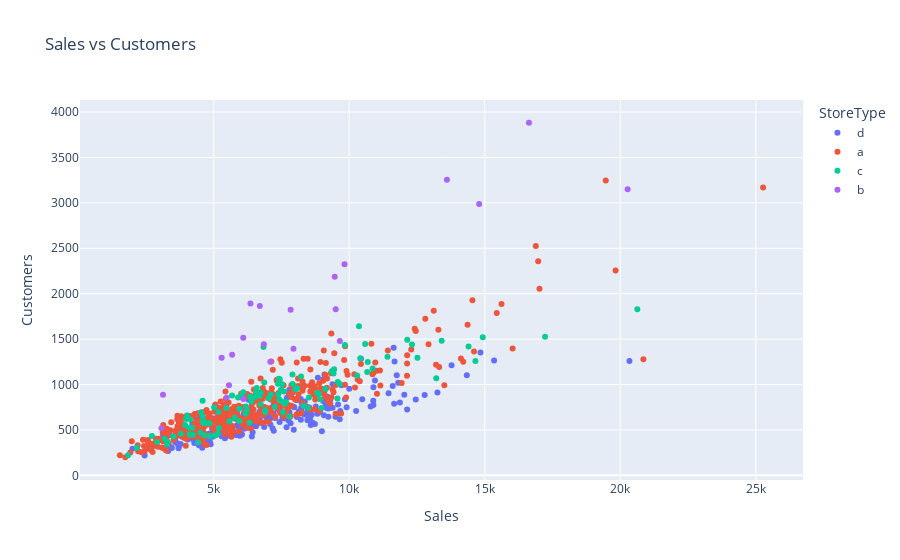

Here is the notebook cell this chart was saved with:
### Code cell
fig = px.scatter(merged_sample_df[merged_sample_df.Open == 1], 
                    x='Sales',
                    y='Customers',
                    color='StoreType',
                    title='Sales vs Customers')

fig.update_layout(bargap=0.1)
fig.show()

### Figure 1 — Plotly figure (JSON) as saved in the notebook; plotly's stock layout.template omitted (floating-point values rounded to 4 significant figures; data arrays with more than 128 entries replaced by an {"elided": "..."} marker saying what was removed)
{"data": [{"hovertemplate": "StoreType=d<br>Sales=%{x}<br>Customers=%{y}<extra></extra>", "legendgroup": "d", "marker": {"color": "#636efa", "symbol": "circle"}, "mode": "markers", "name": "d", "orientation": "v", "showlegend": true, "type": "scatter", "x": {"elided": "262 int values"}, "xaxis": "x", "y": {"elided": "262 int values"}, "yaxis": "y"}, {"hovertemplate": "StoreType=a<br>Sales=%{x}<br>Customers=%{y}<extra></extra>", "legendgroup": "a", "marker": {"color": "#EF553B", "symbol": "circle"}, "mode": "markers", "name": "a", "orientation": "v", "showlegend": true, "type": "scatter", "x": {"elided": "416 int values"}, "xaxis": "x", "y": {"elided": "416 int values"}, "yaxis": "y"}, {"hovertemplate": "StoreType=c<br>Sales=%{x}<br>Customers=%{y}<extra></extra>", "legendgroup": "c", "marker": {"color": "#00cc96", "symbol": "circle"}, "mode": "markers", "name": "c", "orientation": "v", "showlegend": true, "type": "scatter", "x": [5581, 10292, 12140, 13410, 10588, 7911, 7101, 7666, 5173, 5154, 4020, 6212, 5765, 3195, 9645, 7555, 7526, 10683, 6898, 7626, 10359, 3512, 9421, 6184, 12315, 3301, 5192, 7440, 2169, 6737, 8823, 4139, 8316, 4599, 5677, 7790, 1843, 4424, 6836, 9443, 7366, 9355, 12516, 6865, 5047, 9578, 7401, 5941, 4108, 6561, 7476, 4590, 10405, 8977, 14655, 6017, 6318, 6391, 3278, 13211, 5468, 7905, 2906, 7254, 10863, 4533, 8877, 6343, 6588, 6182, 8222, 9119, 4712, 3945, 8930, 14925, 8014, 7421, 6693, 8513, 3789, 14402, 4847, 17224, 8482, 9565, 7522, 5016, 6737, 8083, 4646, 4846, 7030, 9842, 6093, 7584, 4509, 3984, 10664, 4088, 4238, 5896, 5942, 4208, 4591, 4620, 2721, 11411, 4672, 7379, 6523, 6901, 20628], "xaxis": "x", "y": [596, 1098, 1493, 1483, 1447, 1005, 890, 808, 696, 459, 658, 718, 635, 399, 1005, 695, 1002, 1247, 720, 789, 1640, 428, 1120, 679, 1440, 368, 522, 1057, 303, 912, 908, 616, 767, 596, 879, 647, 220, 363, 1413, 1169, 1007, 1147, 1295, 1022, 438, 1027, 1062, 732, 450, 917, 943, 644, 1289, 742, 1260, 880, 580, 809, 340, 1070, 742, 1111, 368, 754, 1177, 695, 895, 866, 961, 758, 1088, 952, 576, 554, 837, 1520, 948, 835, 875, 858, 459, 1418, 434, 1526, 741, 847, 812, 749, 783, 962, 442, 572, 845, 1434, 914, 923, 471, 623, 1139, 523, 446, 856, 599, 523, 822, 575, 432, 1305, 573, 891, 863, 698, 1828], "yaxis": "y"}, {"hovertemplate": "StoreType=b<br>Sales=%{x}<br>Customers=%{y}<extra></extra>", "legendgroup": "b", "marker": {"color": "#ab63fa", "symbol": "circle"}, "mode": "markers", "name": "b", "orientation": "v", "showlegend": true, "type": "scatter", "x": [20270, 6701, 16630, 5294, 9464, 6357, 14793, 6090, 5477, 3075, 9654, 6851, 9827, 13603, 6096, 9501, 7838, 7943, 5679, 3129, 7090, 5564], "xaxis": "x", "y": [3150, 1863, 3882, 1295, 2187, 1891, 2987, 1515, 855, 517, 1478, 1444, 2323, 3254, 840, 1828, 1823, 1394, 1327, 887, 1250, 993], "yaxis": "y"}], "layout": {"bargap": 0.1, "legend": {"title": {"text": "StoreType"}, "tracegroupgap": 0}, "title": {"text": "Sales vs Customers"}, "xaxis": {"anchor": "y", "domain": [0, 1], "title": {"text": "Sales"}}, "yaxis": {"anchor": "x", "domain": [0, 1], "title": {"text": "Customers"}}}}
